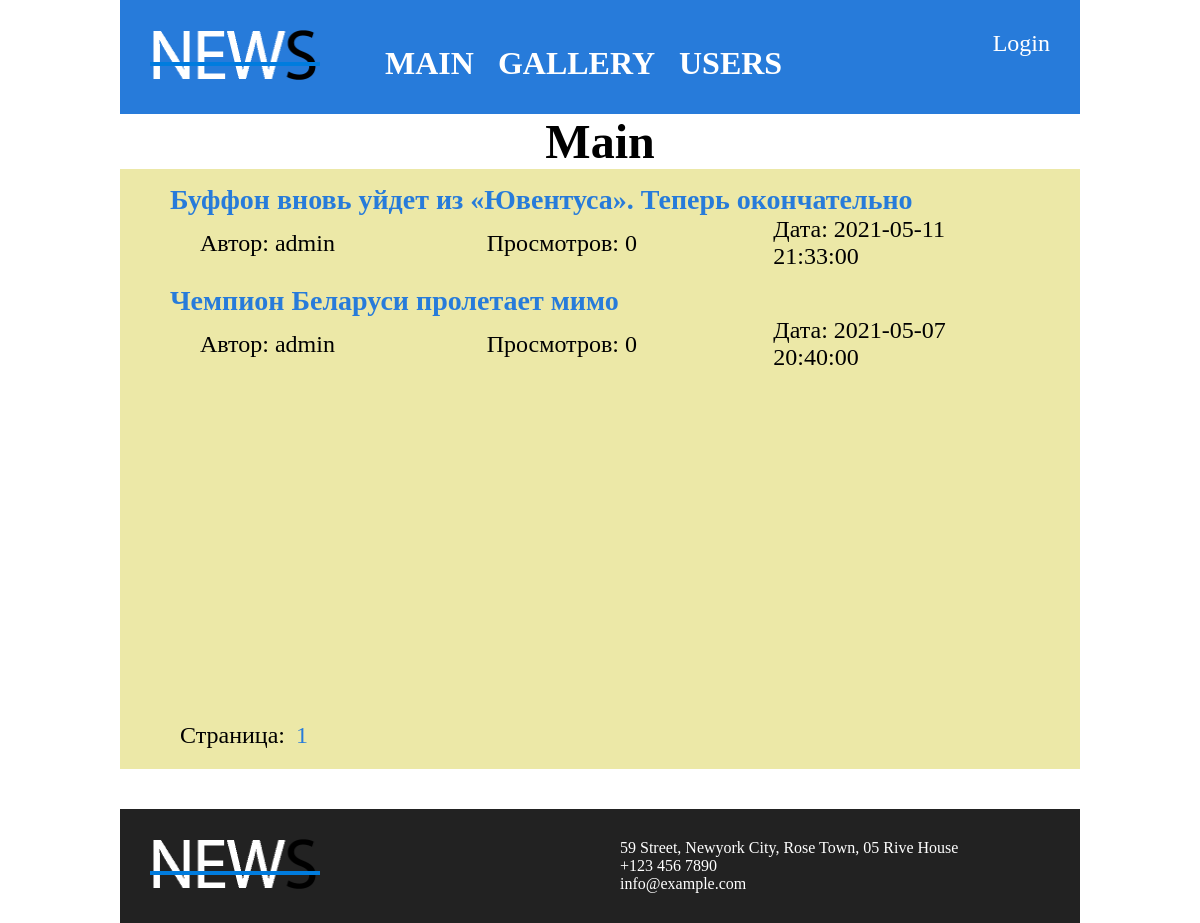
Page /articles/section.php?category=1 on the earlier database version.
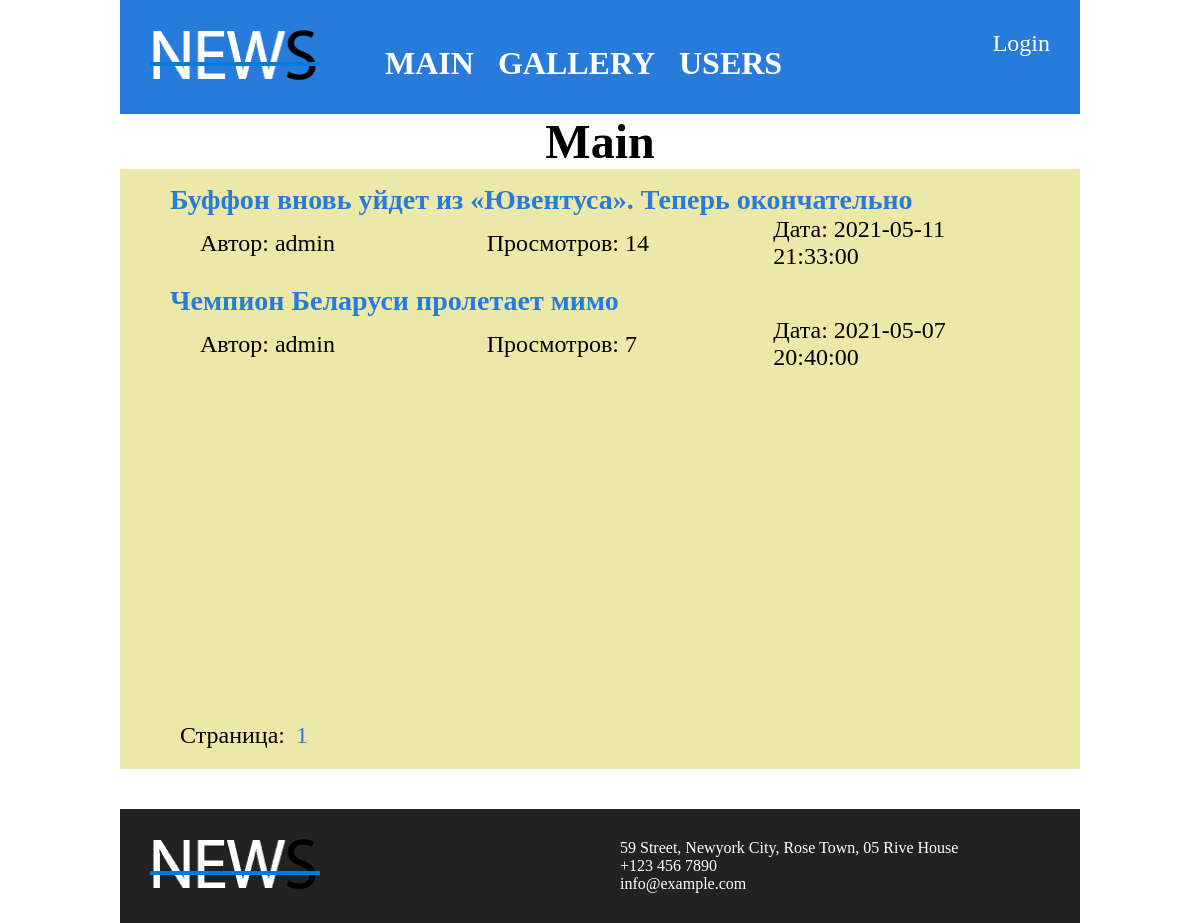
Same page on the later database version.
### tables this page shows
CREATE TABLE IF NOT EXISTS `posts` (
  `id` int(11) NOT NULL,
  `active` tinyint(1) NOT NULL,
  `title` varchar(250) NOT NULL,
  `code` varchar(250) NOT NULL,
  `content` text NOT NULL,
  `category_id` int(11) NOT NULL,
  `author_id` int(11) NOT NULL,
  `date` datetime NOT NULL
);

CREATE TABLE IF NOT EXISTS `authors` (
  `id` int(11) NOT NULL,
  `name` varchar(250) NOT NULL
);

### articles/News.php (called while the page is built, shortened)
<?php
class News {
    public $servername = 'localhost';
    public $username = 'root';
    public $password = '';
    public $dbname = 'news';
    function general($sql) {
        $conn = new mysqli($this->servername, $this->username, $this->password, $this->dbname);
        $string = $conn->query($sql);
        return $string;
    }
    function getPosts($table) {
        $sql = "SELECT * FROM $table";
        $string = $this->general($sql);
        $result = [];
        if($string) {
            while ($row = $string->fetch_assoc()) {
                array_push($result, $row);
            }
            return $result;
        }
    }
    function getAuthor($id) {
        $sql = "SELECT name FROM authors WHERE id = $id";
        $string = $this->general($sql);
        $result = $string->fetch_assoc();
        $result = $result['name'];
        return $result;
    }
}
?>

### articles/section.php (the view, shortened to what this page needs)
<?php
require_once './header.php';
require_once './News.php';
?>
<h2>Main</h2>
<div class="content">
    <div class="main_posts">
        <div class="main_posts_wrapper">
        <?php
        $news = new News();
        $postsTable = $news->getPosts('posts');
        $postsTable = (array)$postsTable;
        $postsTable = array_reverse($postsTable);
        $counter = 0;
        foreach ($postsTable as $arPosts) {
            if ($_GET['category'] == $arPosts['category_id']) {
                $counter += 1;
                $coun = ceil($counter / 5);
                $author = $news->getAuthor($arPosts['author_id']);
                if ((isset($_GET['page']) && $_GET['page'] == $coun) || (!isset($_GET['page']) && $coun == 1)) { ?>
                    <table class="main_post_path">
                        <tr>
                            <td colspan="3">
                                <a href="./detail.php?category=<?= $arPosts['category_id'] ?>&post=<?= $arPosts['id'] ?>">
                                    <?= $arPosts['title'] ?>
                                </a>
                            </td>
                        </tr>
                        <tr>
                            <td>Автор: <?= $author ?></td>
                            <td>Просмотров: <?= $arPosts['active'] ?></td>
                            <td>Дата: <?= $arPosts['date'] ?></td>
                        </tr>
                    </table>
                <?php
                }
            }
        } ?>
        </div>
        <div class="pages_pagination">
            <?php
            if (isset($coun) && $coun > 0) { ?>
                Страница:
                <?php
                for ($i = 1; $i <= $coun; $i++) {
                    $link = $_SERVER['PHP_SELF']."?category=".$_GET['category']."&page=$i"; ?>
                    <a href="<?= $link ?>"><?= $i ?></a>
                <?php
                }
            }
            else echo 'Постов нет'; ?>
        </div>
    </div>
</div>
<?php require_once './footer.php' ?>

### articles/header.php (shortened to what this page needs)
<!DOCTYPE html>
<html lang="ru">
<head>
    <link rel="stylesheet" href="style.css">
</head>
<body>
<div class="window">
    <div class="window_wrapper">
        <div class="header">
            <div>
                <img src="./img/logo.png" class="header_logo" alt="logo">
            </div>
            <div class="header_nav">
                <ul>
                    <li><a href="./index.php">Main</a></li>
                    <li><a href="./gallery.php">Gallery</a></li>
                    <?php
                    if (isset($_COOKIE['login'])) {
                        $listUsers = new Users();
                        $user = $listUsers->CheckCookieLogin();
                        if (md5($user['login']) == $_COOKIE['login']) { ?>
                            <li><a href="./addPost.php">Add post</a></li>
                        <?php
                        }
                        else { ?>
                            <li><a href="./contacts.php">Users</a></li>
                        <?php
                        }
                    }
                    else if (!isset($_COOKIE['login'])) {
                    ?>
                        <li><a href="./contacts.php">Users</a></li>
                    <?php
                    } ?>
                </ul>
            </div>
            <?php
            if (isset($_COOKIE['login'])) {
                $listUsers = new Users();
                $user = $listUsers->CheckCookieLogin($_COOKIE['login']);
                if (md5($user['login']) == $_COOKIE['login']) { ?>
                    <div class="enter_account">
                        <div><a href="./logout.php">Logout</a></div>
                    </div>
                <?php
                }
                else { ?>
                    <div class="enter_account">
                        <div><a href="./autorization.php">Login</a></div>
                    </div>
                <?php
                }
            }
            else if (!isset($_COOKIE['login'])) {
            ?>
                <div class="enter_account">
                    <div><a href="./autorization.php">Login</a></div>
                </div>
            <?php
            } ?>
        </div>

### articles/footer.php
    </div>
    <footer class="footer">
        <img src="img/logo.png" class="header_logo" alt="logo">
        <ul>
            <li>59 Street, Newyork City, Rose Town, 05 Rive House</li>
            <li>+123 456 7890</li>
            <li>info@example.com</li>
        </ul>
    </footer>
</div>
</body>
</html>

### articles/style.css (style rules this page uses)
* { margin: 0; padding: 0; }
html, body { height: 100%; }
.window { margin: auto; width: 80%; display: flex; flex-direction: column; min-height: 100%; }
.window_wrapper { flex: 1 0 auto; }
h2 { text-align: center; font-size: 48px; }
a { text-decoration: none; color: white; }
li { list-style-type: none; }
.header { background-color: rgb(39, 123, 218); padding: 30px; display: flex; }
.header_logo { width: 170px; height: 50px; }
.header_nav { margin-left: 5%; padding-top: 15px; }
.header_nav ul li { display: inline; font-size: 32px; text-transform: uppercase; margin-left: 20px; font-weight: 700; }
.enter_account { margin-left: auto; font-size: 24px; }
.content { display: flex; font-size: 24px; height: 600px; }
.main_posts { width: calc(80% - 15px); background-color: rgb(236, 232, 167); margin-left: 30px; padding: 0 10px; display: flex; flex-direction: column; min-height: 100%; }
.main_posts_wrapper { flex: 1 0 auto; }
table { width: 100%; border-collapse: collapse; margin: 15px 0; }
td { width: 33.33%; }
tr:nth-child(1) td { font-size: 28px; font-weight: 700; }
tr:nth-child(3) td { padding: 0 30px; }
.main_posts a { color: rgb(39, 123, 218); }
.pages_pagination { flex: 0 0 auto; padding: 20px 10px; }
.pages_pagination a { padding: 0 5px; }
.footer { margin-top: 40px; display: flex; background-color: #222; padding: 30px; color: white; flex: 0 0 auto; }
.footer ul { margin-left: calc(100% - 600px); }

### articles/section.php (style rules this page uses)
.main_posts { width: 100%; margin-left: 0; padding: 0 50px; }

Differences in the rows shown:
changed posts "Буффон вновь уйдет из «Ювентуса». Теперь окончательно": active "0" → "14"
changed posts "Чемпион Беларуси пролетает мимо": active "0" → "7"
